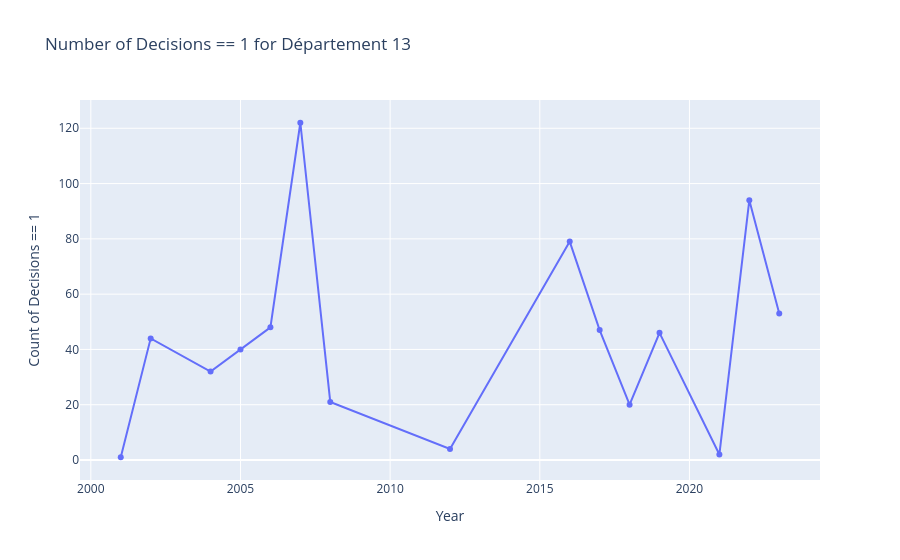

Notebook cell for this chart:
### Code cell
import plotly.express as px

def plot_decision_counts_plotly(df, departement='13'):
    # Filter the DataFrame for the specific Département_1
    df_filtered = df[df['Code Département_1'] == departement]
    
    # Group by year_1 and count the occurrences of decision_1 == 1
    counts = df_filtered[df_filtered['decision_1'] == 1].groupby('year_1').size().reset_index(name='count_decision_1')
    
    # Create the line plot using Plotly
    fig = px.line(counts, x='year_1', y='count_decision_1', title=f'Number of Decisions == 1 for Département {departement}',
                  labels={'year_1': 'Year', 'count_decision_1': 'Count of Decisions == 1'}, markers=True)
    fig.show()

# Example usage
# df = your_dataframe
plot_decision_counts_plotly(df)

### Figure 1 — Plotly figure (JSON) as saved in the notebook; plotly's stock layout.template omitted (floating-point values rounded to 4 significant figures)
{"data": [{"hovertemplate": "Year=%{x}<br>Count of Decisions == 1=%{y}<extra></extra>", "legendgroup": "", "line": {"color": "#636efa", "dash": "solid"}, "marker": {"symbol": "circle"}, "mode": "lines+markers", "name": "", "orientation": "v", "showlegend": false, "type": "scatter", "x": [2001, 2002, 2004, 2005, 2006, 2007, 2008, 2012, 2016, 2017, 2018, 2019, 2021, 2022, 2023], "xaxis": "x", "y": [1, 44, 32, 40, 48, 122, 21, 4, 79, 47, 20, 46, 2, 94, 53], "yaxis": "y"}], "layout": {"legend": {"tracegroupgap": 0}, "title": {"text": "Number of Decisions == 1 for Département 13"}, "xaxis": {"anchor": "y", "domain": [0, 1], "title": {"text": "Year"}}, "yaxis": {"anchor": "x", "domain": [0, 1], "title": {"text": "Count of Decisions == 1"}}}}
